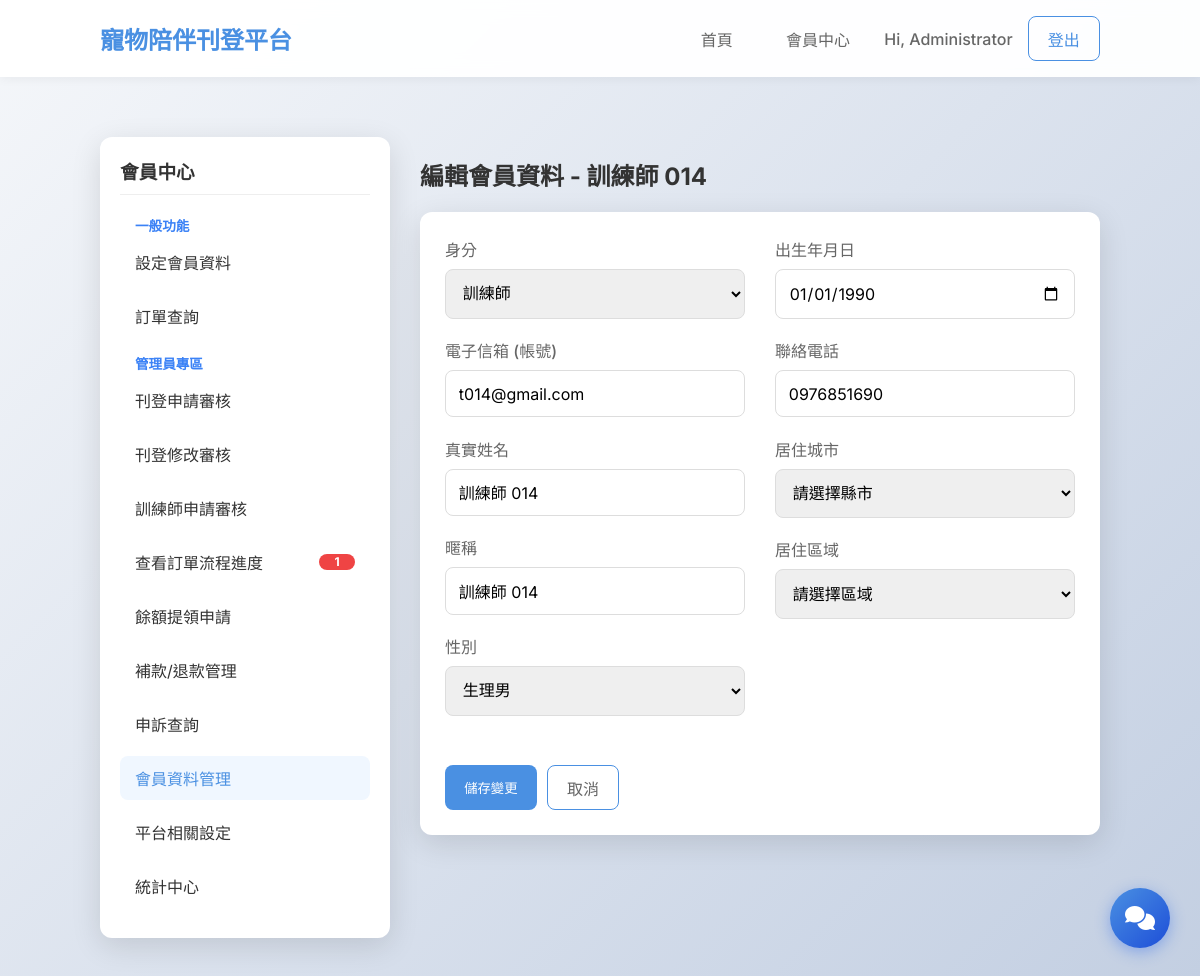
The app's page /admin/member-management/18/edit (signed in), older data.
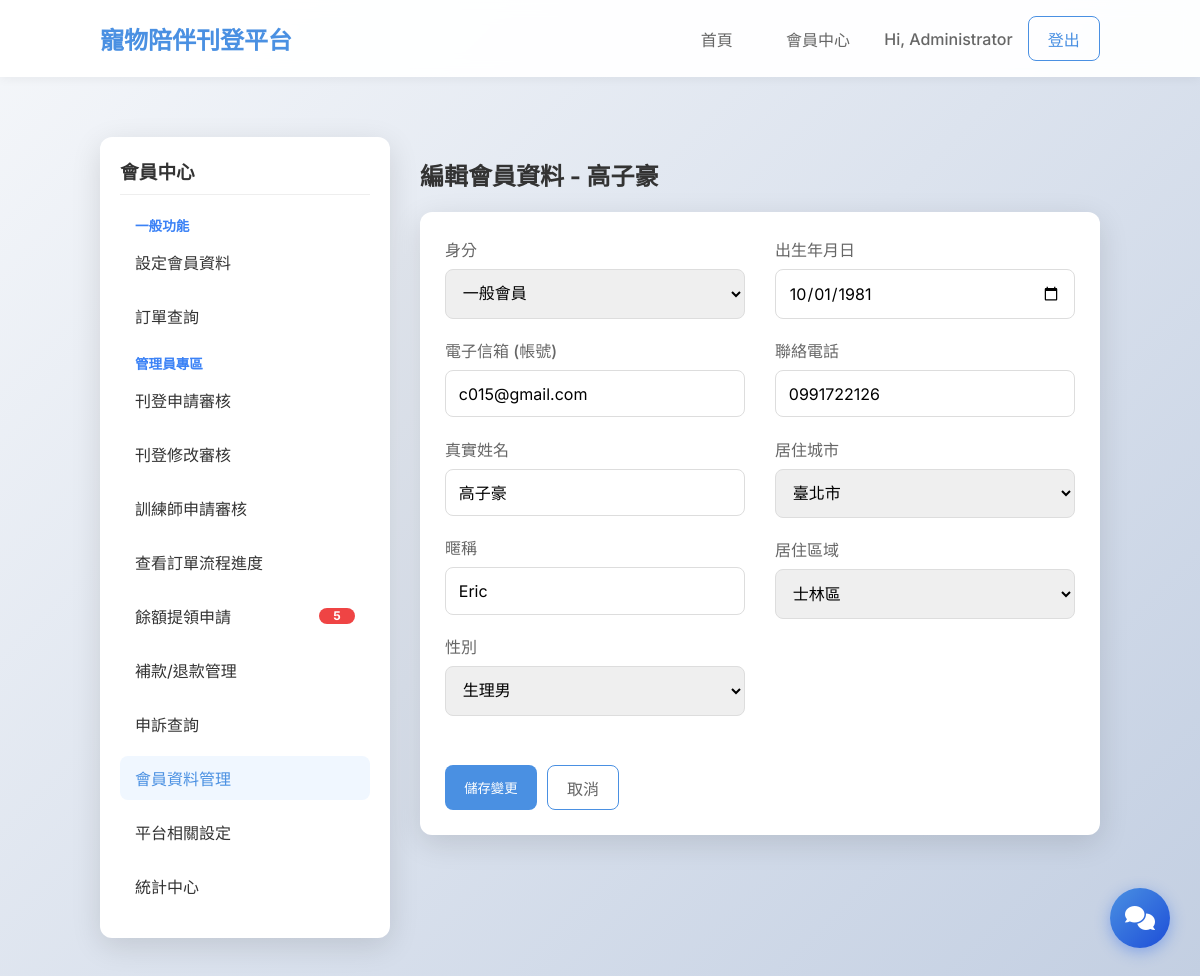
The same page, newer data.
### tables this page shows
CREATE TABLE users (
    id INTEGER PRIMARY KEY AUTOINCREMENT,
    email TEXT UNIQUE NOT NULL,
    password_hash TEXT NOT NULL,
    name TEXT NOT NULL,
    nickname TEXT,
    gender TEXT NOT NULL,
    dob DATE NOT NULL,
    city TEXT NOT NULL,
    district TEXT NOT NULL,
    phone TEXT NOT NULL,
    created_at TIMESTAMP DEFAULT CURRENT_TIMESTAMP
, role TEXT DEFAULT 'member', avatar TEXT);

### pet_platform/blueprints/admin.py (the view, shortened to what this page needs)
@bp.route('/admin/member-management/<int:user_id>/edit', methods=('GET', 'POST'))
@role_required(Role.ADMIN)
def admin_member_edit(user_id):
    conn = get_db()
    user = conn.execute('SELECT * FROM users WHERE id = ?', (user_id,)).fetchone()
    if user is None:
        return redirect(url_for('admin.admin_member_management'))
    return render_template('admin_member_edit.html', user=user, active_page='member_management')

### pet_platform/context_processors.py (called while the page is built)
def inject_sidebar_counts():
    counts = {}
    if 'user_id' in session:
        try:
            counts = sidebar_counts(session['user_id'], session.get('user_role'))
        except Exception:
            current_app.logger.exception('Error injecting sidebar counts')
    return dict(sidebar_counts=counts)

### pet_platform/db.py (called while the page is built)
def get_db():
    if 'db' not in g:
        g.db = sqlite3.connect(current_app.config['DATABASE'])
        g.db.row_factory = sqlite3.Row
    return g.db

### pet_platform/services/stats_service.py (called while the page is built, shortened)
def sidebar_counts(user_id, role):
    conn = get_db()
    if role == Role.ADMIN:
        c = conn.execute(_ADMIN_COUNTS_SQL).fetchone()
        supplements = c['underpaid'] + c['paid_supplements']
        return {
            'admin_pending_listings': c['pending_listings'],
            'admin_pending_trainers': c['pending_trainers'],
            'admin_pending_withdrawals': c['pending_withdrawals'],
            'admin_pending_payments': c['pending_payments'],
            'admin_pending_modifications': c['pending_modifications'],
            'admin_tab_refund_count': c['refund_tasks'],
            'admin_tab_supplement_count': supplements,
            'admin_pending_refunds': c['refund_tasks'] + supplements,
        }

### templates/admin_member_edit.html (shortened to what this page needs)
{% extends 'member_layout.html' %}
{% block member_content %}
<h2>編輯會員資料 - {{ user['name'] }}</h2>
<div class="card">
    <form method="post">
        <div style="display: grid; grid-template-columns: 1fr 1fr; gap: 30px;">
            <div>
                <div class="form-group">
                    <label for="role">身分</label>
                    <select id="role" name="role" class="form-control">
                        <option value="member" {{ 'selected' if user['role'] == 'member' else '' }}>一般會員</option>
                        <option value="trainer" {{ 'selected' if user['role'] == 'trainer' else '' }}>訓練師</option>
                    </select>
                </div>
                <div class="form-group">
                    <label for="email">電子信箱 (帳號)</label>
                    <input type="email" id="email" name="email" class="form-control" value="{{ user['email'] }}" required>
                </div>
                <div class="form-group">
                    <label for="name">真實姓名</label>
                    <input type="text" id="name" name="name" class="form-control" value="{{ user['name'] }}" required>
                </div>
                <div class="form-group">
                    <label for="nickname">暱稱</label>
                    <input type="text" id="nickname" name="nickname" class="form-control" value="{{ user['nickname'] }}" required>
                </div>
                <div class="form-group">
                    <label for="gender">性別</label>
                    <select id="gender" name="gender" class="form-control">
                        <option value="male" {{ 'selected' if user['gender'] == 'male' else '' }}>生理男</option>
                    </select>
                </div>
            </div>
            <div>
                <div class="form-group">
                    <label for="dob">出生年月日</label>
                    <input type="date" id="dob" name="dob" class="form-control" value="{{ user['dob'] }}">
                </div>
                <div class="form-group">
                    <label for="phone">聯絡電話</label>
                    <input type="tel" id="phone" name="phone" class="form-control" value="{{ user['phone'] }}" required>
                </div>
                <div class="form-group">
                    <label for="city">居住城市</label>
                    <select id="city" name="city" class="form-control" required>
                        <option value="">請選擇縣市</option>
                    </select>
                </div>
                <div class="form-group">
                    <label for="district">居住區域</label>
                    <select id="district" name="district" class="form-control" required>
                        <option value="">請選擇區域</option>
                    </select>
                </div>
            </div>
        </div>
        <div style="margin-top: 30px; display: flex; gap: 10px;">
            <button type="submit" class="btn btn-primary">儲存變更</button>
            <a href="{{ url_for('admin.admin_member_detail', user_id=user['id']) }}" class="btn btn-outline" style="text-decoration: none; color: #666;">取消</a>
        </div>
    </form>
</div>
{% endblock %}

Row changes from the older to the newer data that the page shows:
changed users: name "訓練師 014" → "高子豪"; email "t014@gmail.com" → "c015@gmail.com"; nickname "訓練師 014" → "Eric"; dob "01/01/1990" → "10/01/1981"; phone "0976851690" → "0991722126"
Text that changed along with them:
{{ sidebar_counts['admin_pending_withdrawals'] }}: (not shown) → "5"
form field role: "訓練師" → "一般會員"
form field city: "請選擇縣市" → "臺北市"
form field district: "請選擇區域" → "士林區"
{{ sidebar_counts['admin_pending_payments'] }}: "1" → (not shown)
